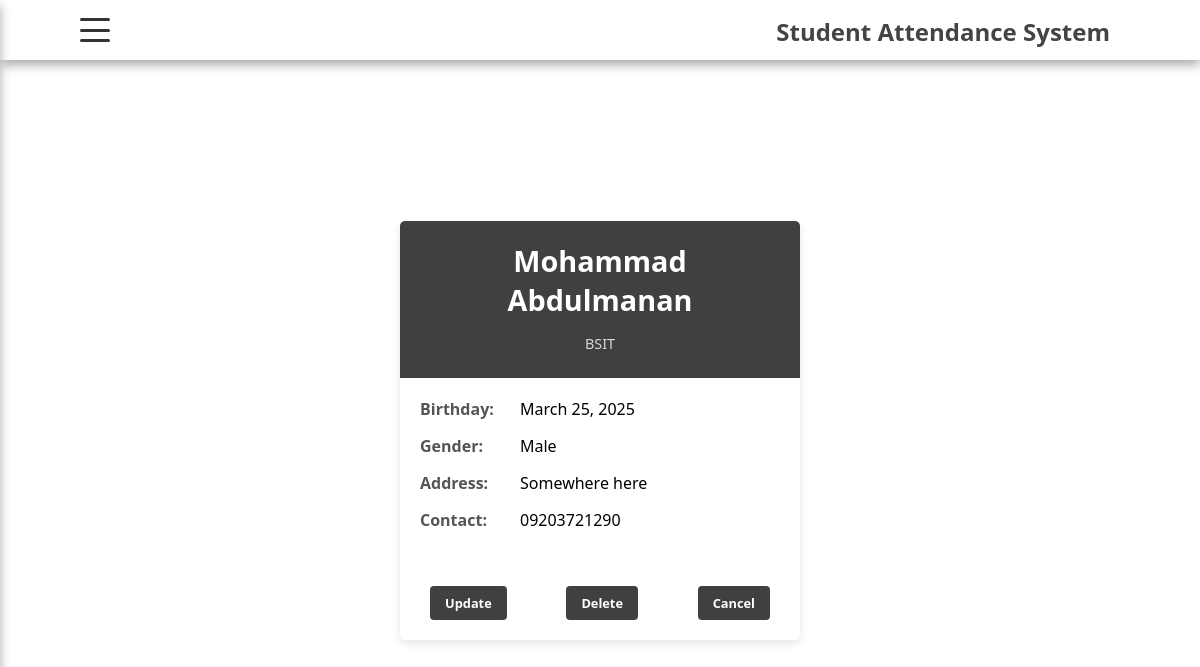
Screenshot of /student/read_student/1 with the database file from the repository.
### student/models.py (models this page shows, shortened)
class Student(models.Model):
    firstname = models.CharField(max_length=100)
    lastname = models.CharField(max_length=100)
    birthday = models.DateField()
    gender = models.CharField(max_length=20)
    address = models.TextField()
    contactnumber = models.CharField(max_length=20)
    course_id = models.ForeignKey(Course, on_delete=models.CASCADE)

class Course(models.Model):
    course = models.CharField(max_length=100)
    description = models.TextField(blank=True, null=True)
    def __str__(self):
        return self.course

### student/views.py (the view)
# urls.py: path('student/read_student/<int:id>',views.read_student,name='read_student'),
def read_student(request,id):
    return render(request,'student/read_student.html',{'title':'Read','student_data':Student.objects.get(id=id)})

### student/templates/student/read_student.html
{%extends 'base.html'%}
{%block content%}
<div class="profile-card">
    <div class="profile-header">
        <h2>{{ student_data.firstname }} {{ student_data.lastname }}</h2>
        <div class="profile-badge">{{ student_data.course_id }}</div>
    </div>
    <div class="profile-body">
        <div class="profile-detail">
            <span class="detail-label">Birthday:</span>
            <span class="detail-value">{{ student_data.birthday|date:"F d, Y" }}</span>
        </div>
        <div class="profile-detail">
            <span class="detail-label">Gender:</span>
            <span class="detail-value">{{ student_data.gender }}</span>
        </div>
        <div class="profile-detail">
            <span class="detail-label">Address:</span>
            <span class="detail-value">{{ student_data.address }}</span>
        </div>
        <div class="profile-detail">
            <span class="detail-label">Contact:</span>
            <span class="detail-value">{{ student_data.contactnumber }}</span>
        </div>
    </div>
    <div class="profile-footer">
        <div class="profile-actions">
            <a href="{%url 'update_student' student_data.id%}" class="btn btn-edit">
                 Update
            </a>
            <a href="{%url 'delete_student' student_data.id%}" class="btn btn-delete">
                 Delete
            </a>
            <a href="{%url 'student'%}" class="btn btn-delete">
                 Cancel
            </a>
        </div>
    </div>
</div>
{%endblock%}

### student/static/css/style.css (style rules this page uses)
html, body { display: grid; grid-template-areas: "nav" "main"; grid-template-rows: 60px auto; height: 100vh; margin: 0; font-family: 'Segoe UI', Tahoma, Geneva, Verdana, sans-serif; }
*, *::after, *::before { box-sizing: border-box; padding: 0; margin: 0; }
.btn { display: inline-block; padding: 10px 20px; background-color: #34495e; color: white; text-decoration: none; font-weight: bold; border-radius: 5px; margin: 10px; }
.profile-card { max-width: 400px; margin: 20px auto; border-radius: 5px; box-shadow: 0 4px 8px rgba(0, 0, 0, 0.1); overflow: hidden; background: white; }
.profile-header { background-color: #111; opacity: 0.8; color: white; padding: 20px; text-align: center; position: relative; }
.profile-header h2 { margin: 0; font-size: 1.8rem; }
.profile-badge { display: inline-block; background-color: #111; opacity: 0.8; padding: 5px 15px; border-radius: 20px; font-size: 0.9rem; margin-top: 10px; }
.profile-body { padding: 20px; }
.profile-detail { margin-bottom: 15px; display: flex; }
.detail-label { font-weight: bold; width: 100px; color: #555; }
.detail-value { flex: 1; }
.profile-footer { padding: 10px 20px; font-size: 0.8rem; }
.profile-actions { display: flex; justify-content: space-between; }
.profile-actions .btn { padding: 8px 15px; border-radius: 4px; text-decoration: none; display: inline-flex; align-items: center; background-color: #111; opacity: 0.8; }

### rows the page displays
Student: firstname "Mohammad", lastname "Abdulmanan", course_id "BSIT", birthday "March 25, 2025", gender "Male", address "Somewhere here", contactnumber "09203721290"
